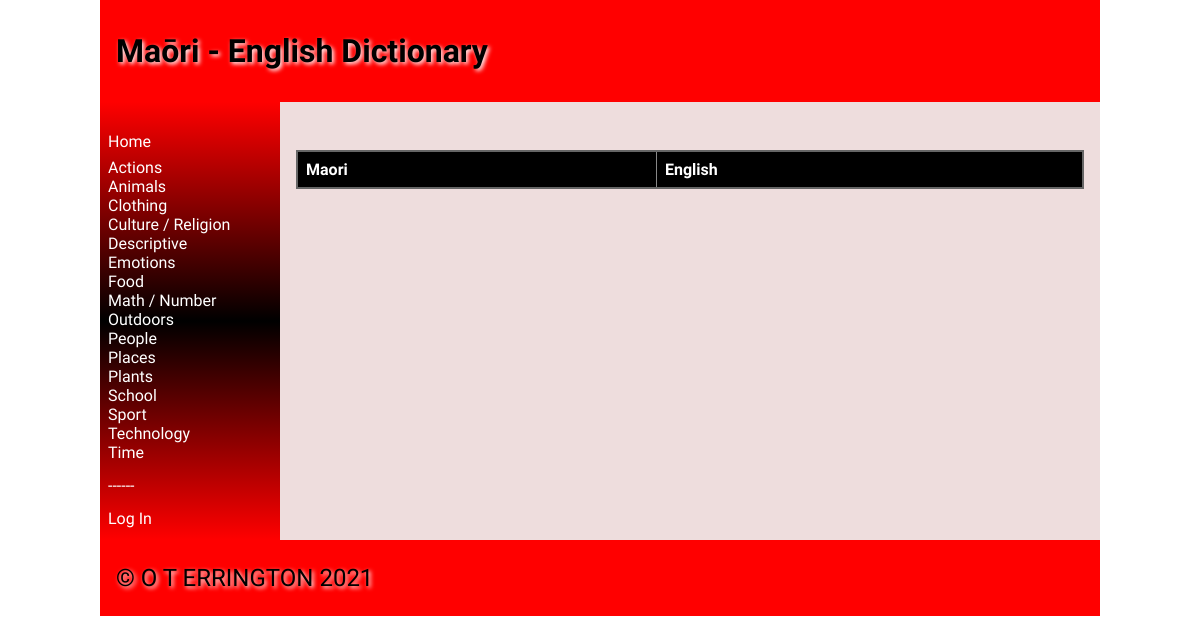
/category/19, run on an earlier commit of the app's database.
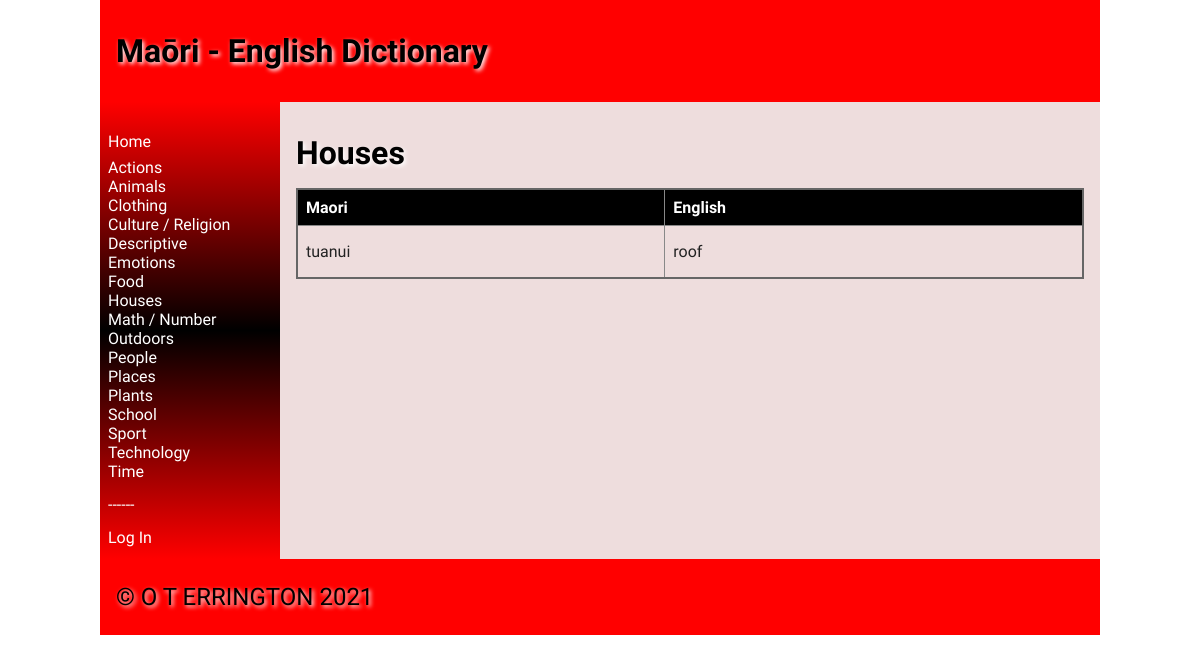
And on a later commit of the database.
### tables this page shows
CREATE TABLE "categories"
(
	cat_id integer
		constraint Category_pk
			primary key autoincrement,
	category varchar(20)
);

CREATE TABLE "words"
(
	word_id integer
		constraint words_pk
			primary key autoincrement,
	maori varchar(20),
	english varchar(20),
	cat_id integer,
	definition varchar(100),
	word_level integer,
	user_id integer,
	image varchar(50),
	date_added varchar(10)
);

### app.py (the view, shortened to what this page needs)
@app.route('/category/<cat_id>', methods=["GET", "POST"])
def render_category(cat_id):
    con = create_connection(DB_NAME)
    query = "SELECT word_id, maori, english, cat_id, definition, word_level, user_id, image, date_added" \
            " FROM words WHERE cat_id=? ORDER BY maori ASC"
    cur = con.cursor()
    cur.execute(query, (cat_id,))  # execute query
    word_list = cur.fetchall()  # puts results into list
    con = create_connection(DB_NAME)
    query = "SELECT cat_id, category " \
            "FROM categories ORDER BY category ASC"
    cur = con.cursor()  # You need this line next
    cur.execute(query)  # this line actually executes the query
    category_list = cur.fetchall()  # puts the results into a list usable in python
    try:
        query = "SELECT cat_id, category " \
                "FROM categories WHERE cat_id=?"
        cur = con.cursor()
        cur.execute(query, (word_list[0][3],))  # execute query
        cat_name_list = cur.fetchall()  # puts results into list
    except:
        cat_name_list = 'none'
        pass
    con.close()
    return render_template('category.html', words=word_list, categories=category_list,
                           cat_name_list=cat_name_list, logged_in=is_logged_in())

### app.py (called while the page is built)
def create_connection(db_file):
    try:
        connection = sqlite3.connect(db_file)
        return connection
    except Error as e:
        print(e)
    return None

def is_logged_in():
    if session.get("email") is None:
        print("not logged in")
        return False
    else:  # if email isn't empty then user must be logged in
        print("logged in")
        return True

### templates/category.html (shortened to what this page needs)
{% extends 'base.html' %}
{% block heading %}Maōri - English Dictionary{% endblock %}
{% block main %}
    <h1>{{ cat_name_list[0][1] }}</h1>
    <table>
        <tr>
            <th>Maori</th>
            <th>English</th>
        </tr>
        {%  for word in words %}
            <tr id="category-highlight">
                <td><a href="/word/{{ word[0] }}"><p>{{ word[1] }}</p></a></td>
                <td><a href="/word/{{ word[0] }}"><p>{{ word[2] }}</p></a></td>
            </tr>
        {%  endfor %}
    </table>
{% endblock %}

### templates/base.html (shortened to what this page needs)
<!doctype html>
<html lang="en">
<head>
	<link href="{{ url_for('static', filename='css/style.css') }}" rel="stylesheet">
</head>
<body>
	<div id="container">
		<header>
			<h1>{% block heading %}{% endblock %}</h1>
		</header>
		<nav>
			<ul>
                <li>
                    <a href="/">
                        Home
                    </a>
                </li>
                <li>
                    {% for category in categories %}
                        <a href="/category/{{ category[0] }}">
                            {{ category[1] }} <br/>
                        </a>
                    {% endfor %}
                </li>
                <li>
                    <p style="color: white">------</p>
                </li>
                <li>
                    {% if logged_in %}
                        <a href="/logout">Log Out</a>
                    {%  else %}
                        <a href="/login">Log In</a>
                    {%  endif %}
                </li>
			</ul>
		</nav>
		<main>
            {% block main%}{% endblock %}
        </main>
		<footer>
			<p>
				&copy; O T ERRINGTON 2021
			</p>
		</footer>
	</div>
</body>
</html>

What changed in the data, as far as the page shows it:
added categories: category "Houses"
added words: maori "tuanui", english "roof"
